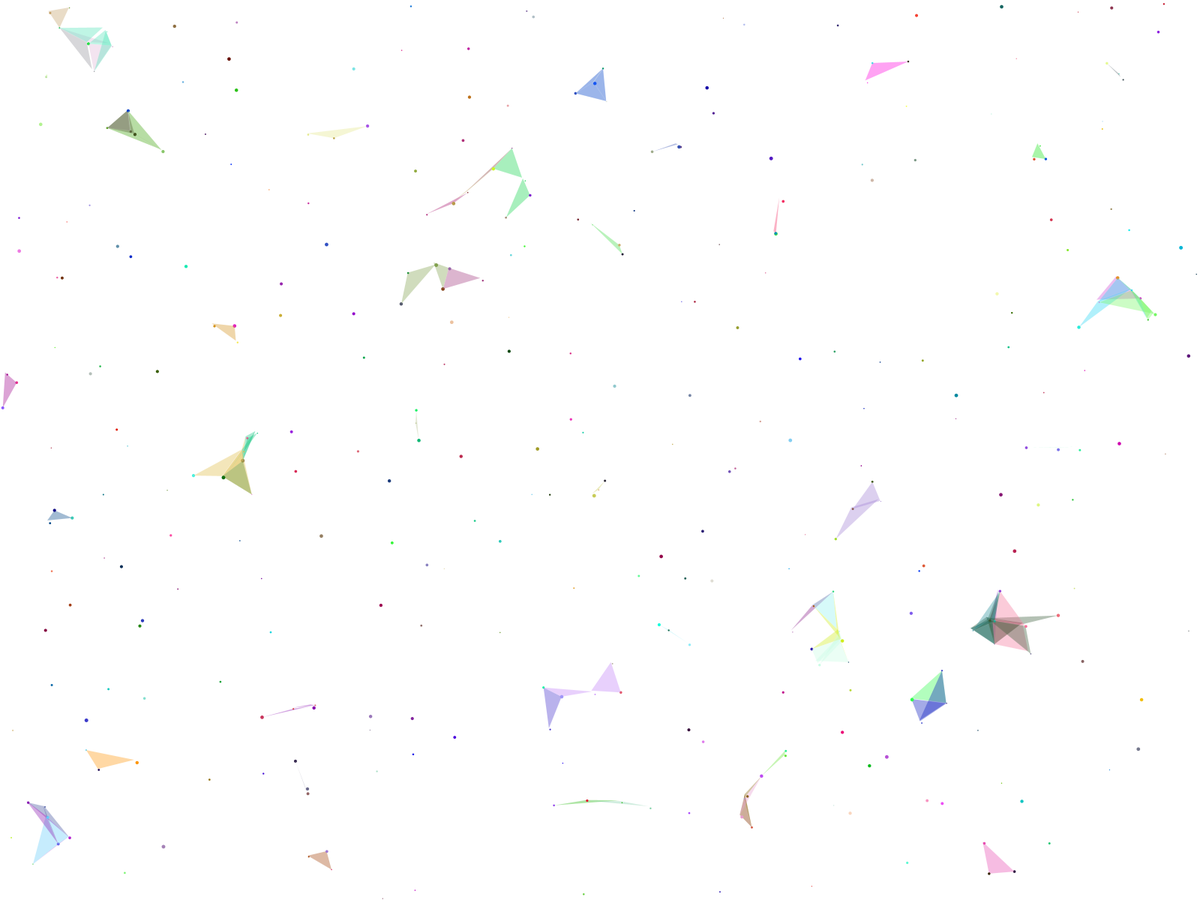
Frame 1 (no input)
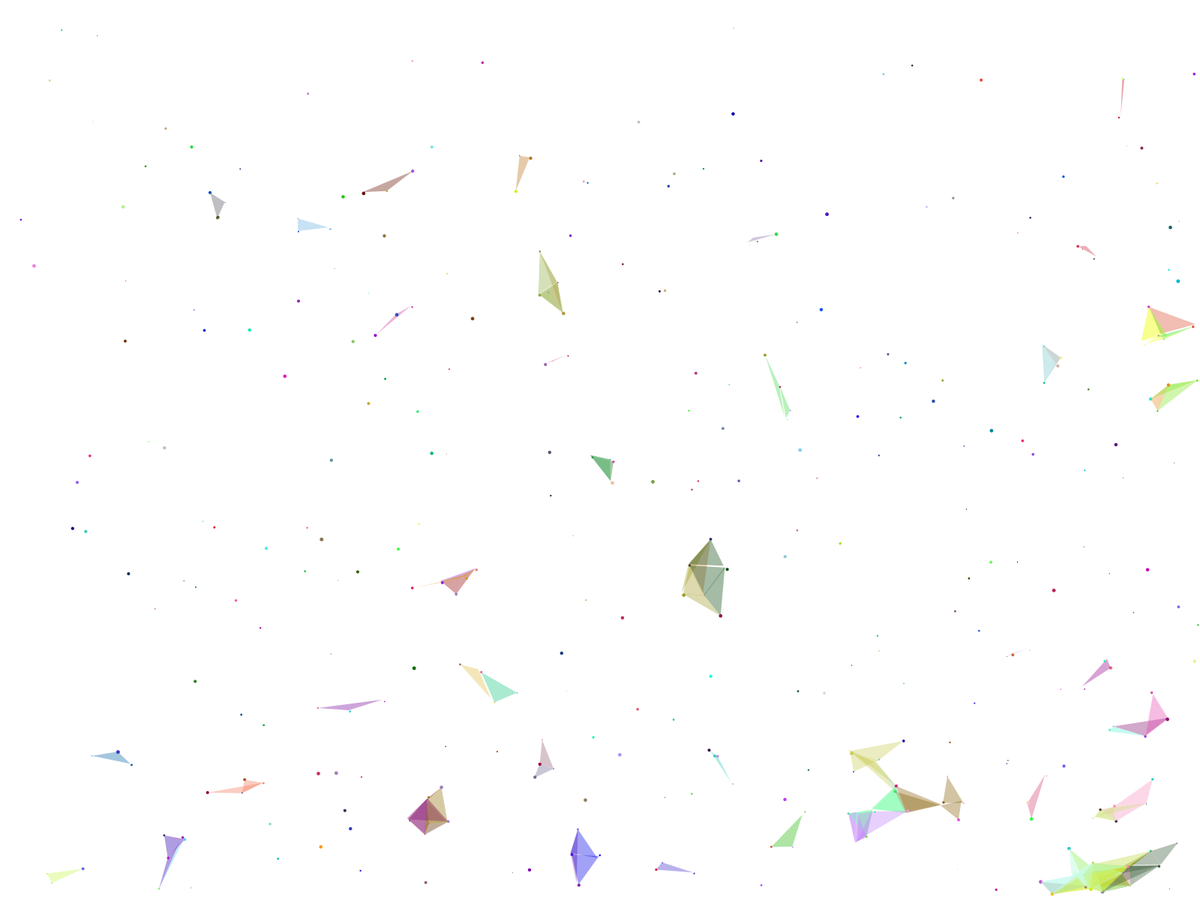
Frame 60 (the mouse pressed at the canvas centre just before this capture)
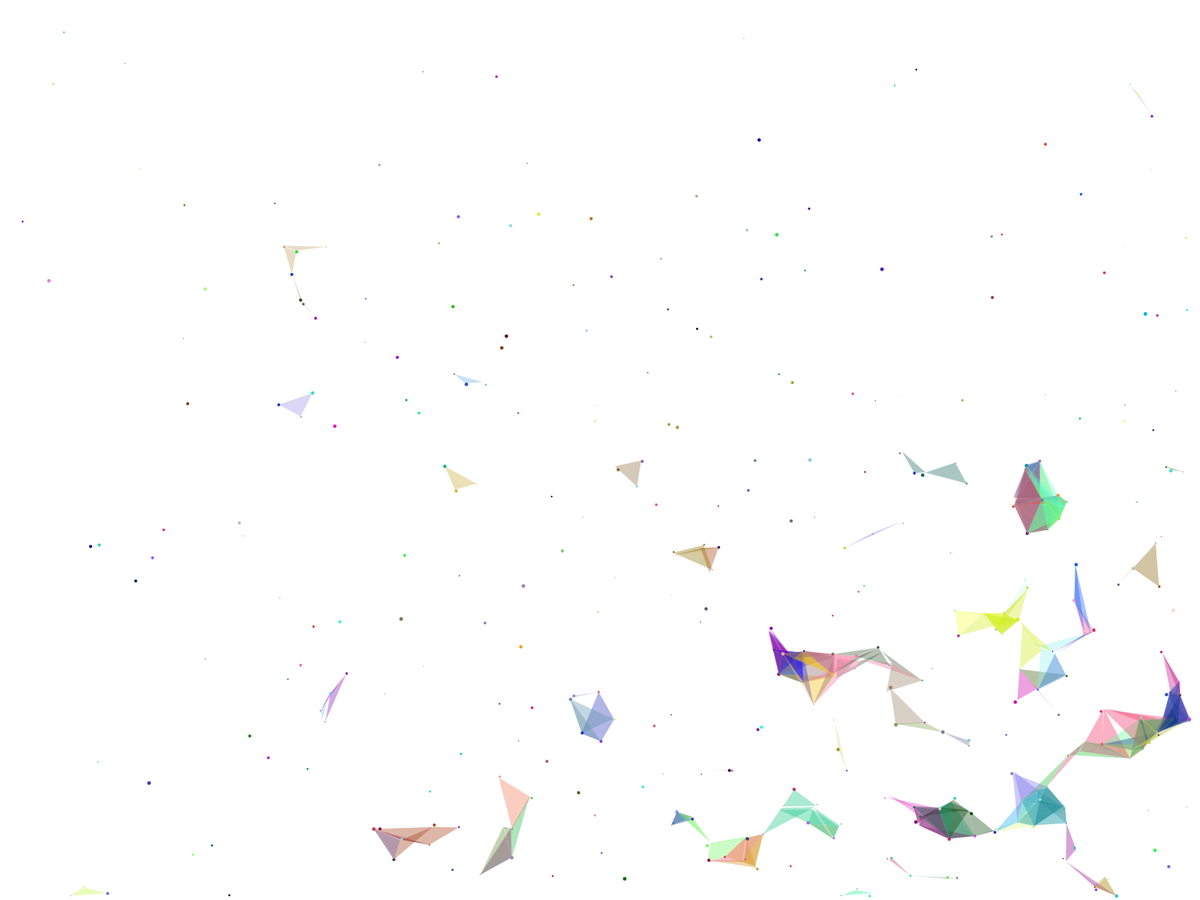
Frame 120 (the mouse held since frame 60 and released just before this capture)

The Processing sketch that drew these frames (run headless with seeded random() and noise(); from frame 60 on, the mouse is pressed at the canvas centre):

// Processing sketch: ProcessingNetwork
// ── ProcessingNetwork.pde
//Challenge: Make 4 cornered shapes instead of 3 cornered triangles in this code.


ArrayList poop;
boolean flag=true;
int distance=50;
void setup()
{
  fullScreen();
  smooth();
  poop = new ArrayList();
  for (int i=0;i<350;i++)
  {
    Particle P = new Particle();
    poop.add(P);
  }
}
void mousePressed()
{
}
void draw()
{
  frameRate(240);
  background(-1);
  for (int i=0;i<poop.size();i++)
  {
    Particle Pn1 = (Particle) poop.get(i);
    Pn1.display();
    Pn1.update();
    for (int j = i + 1; j < poop.size(); j++) {
      Particle Pn2 = (Particle) poop.get(j);
      Pn2.update();
      if (dist(Pn1.x, Pn1.y, Pn2.x, Pn2.y)< distance)
      {
        for (int k = j + 1; k < poop.size(); k++) {
          Particle Pn3 = (Particle) poop.get(k);
          if (dist(Pn3.x, Pn3.y, Pn2.x, Pn2.y)< distance) {
            if (flag) {
              stroke(255, 10);
              fill(Pn3.c, 95); // method to access the class property
            }
            else {
              noFill();
              strokeWeight(1);
              stroke(0, 20);
            }
            beginShape(TRIANGLES);
            vertex(Pn1.x, Pn1.y);
            vertex(Pn2.x, Pn2.y);
            vertex(Pn3.x, Pn3.y);
            endShape();
          }
 
          Pn3.update();
        }
      }
    }
  }
}
 
void keyPressed()
{
  flag=!flag;
}
class Particle {
  float x, y, r;
  color c;
  int i=1, j=1;
  Particle( )
  {
    x = random(0, width);
    y = random(0, height);
    r = random(1,5);
    c=color(random(255),random(255),random(255));
    /*
    int j = (int)random(0, 4);
    if (j==0)
    {
      c = color(#05CDE5);
    }
    if (j==1)
    {
      c = color(#FFB803);
    }
    if (j==2)
    {
      c = color(#FF035B);
    }
    if (j==3)
    {
      c = color(#3D3E3E);
    }
    */
  }
  void display()
  {
    pushStyle();
    noStroke();
    fill(c);
    ellipse(x, y, r, r);
    popStyle();
  }
 
  void update()
  {
    x = x + j*0.01;
    y = y + i*0.01;
    if (y > height-r) i=-1;
    if (y < 0+r) i=1;
    if (x > width-r) j=-1;
    if (x < 0+r) j=1;
  }
}
